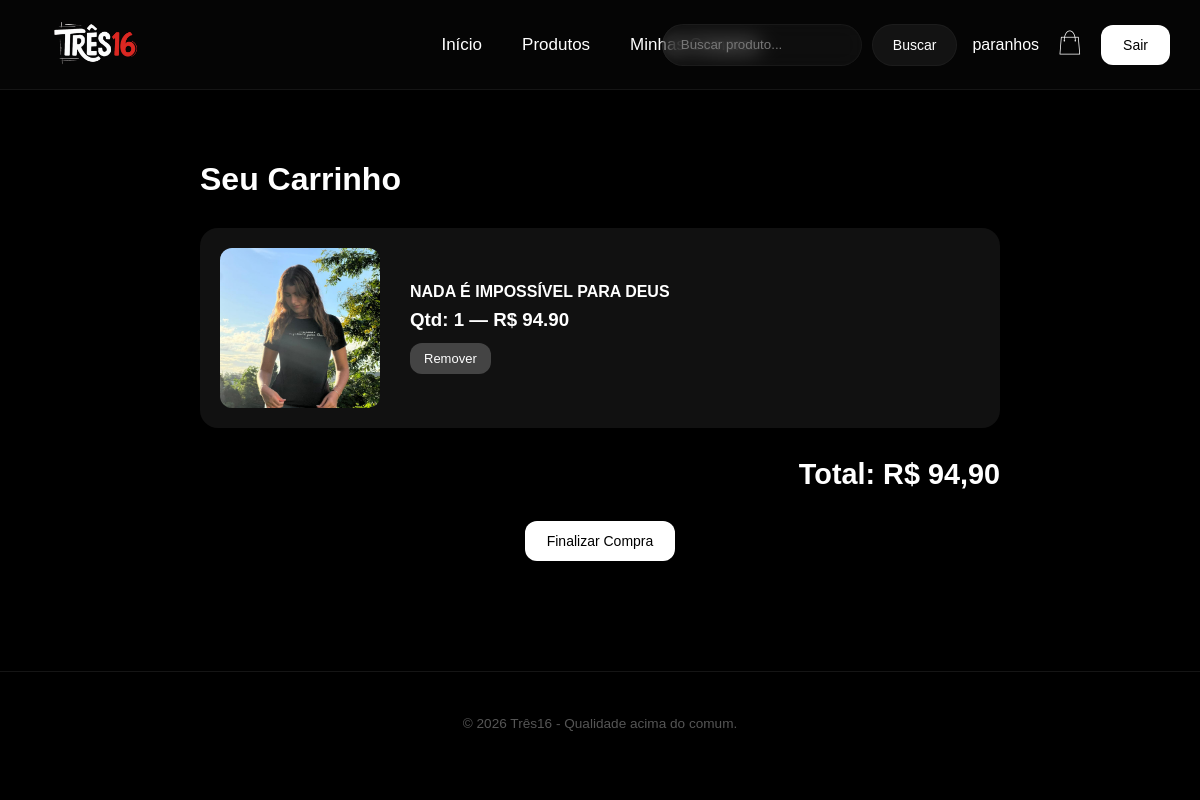
Screenshot of /carrinho.php (signed in) with the database file from the repository.
### tables this page shows
CREATE TABLE IF NOT EXISTS carrinho (
    Id         INT AUTO_INCREMENT PRIMARY KEY,
    usuario    VARCHAR(50) NOT NULL,
    produto_id INT NOT NULL,
    quantidade INT NOT NULL DEFAULT 1,
    FOREIGN KEY (usuario) REFERENCES acesso(usuario),
    FOREIGN KEY (produto_id) REFERENCES produtos(Id),
    CHECK (quantidade > 0)
);

CREATE TABLE IF NOT EXISTS produtos (
    Id     INT AUTO_INCREMENT PRIMARY KEY,
    nome   VARCHAR(120) NOT NULL UNIQUE,
    preco  DECIMAL(10,2) NOT NULL,
    imagem VARCHAR(120) NOT NULL
);

### app/DLL.php (called while the page is built, shortened)
<?php
Function banco($server, $user, $password, $db, $consulta)
	{
	 $banco =  new mysqli($server, $user, $password, $db);
	 if (!$resultado = $banco->query($consulta)) {
		        echo "Falha na consulta referência: (".$banco->errno.") - ".$banco->error;
				  echo "<a href = 'incluir.php'> <img src = 'img/fundo/voltar.png' / width = 40 heigth= 40> </a>";
				  exit();
	 }
	 return $resultado;
	}
?>

### carrinho.php (the view, shortened to what this page needs)
<?php
include "app/cons.php";
require_once "app/DLL.php";
$usuario = addslashes($_SESSION['usuario']);
$itens = [];
$consulta = "SELECT carrinho.Id, carrinho.quantidade, produtos.nome, produtos.preco, produtos.imagem
             FROM carrinho
             JOIN produtos ON carrinho.produto_id = produtos.Id
             WHERE carrinho.usuario = '$usuario'
             ORDER BY carrinho.Id";
$resultado = banco($server, $user, $password, $db, $consulta);
while($linha = $resultado->fetch_assoc()){
    $itens[] = $linha;
}
$total = 0;
foreach($itens as $item){
    $total += floatval(
        str_replace(',', '.', $item['preco'])
    ) * $item['quantidade'];
}
?>
<!DOCTYPE html>
<html lang="pt-br">
<head>
<link
rel="stylesheet"
href="css/style.css?v=2">
</head>
<body>
<?php include 'includes/header.php'; ?>
<div class="carrinho-container">
<h1>
Seu Carrinho
</h1>
<?php if(empty($itens)){ ?>
<div class="vazio">
<p>
Seu carrinho está vazio.
</p>
<a href="produtos.php">
<button>
Ver Produtos
</button>
</a>
</div>
<?php } else { ?>
<?php foreach($itens as $item){ ?>
<div class="item-carrinho">
<img
src="<?php echo $item['imagem']; ?>"
alt="">
<div class="item-info">
<h2>
<?php
echo htmlspecialchars(
$item['nome']
);
?>
</h2>
<h3>
Qtd: <?php echo $item['quantidade']; ?> — R$ <?php echo $item['preco']; ?>
</h3>
<form
action="remover_carrinho.php"
method="POST">
<button
type="submit"
class="botao-remover">
Remover
</button>
</form>
</div>
</div>
<?php } ?>
<div class="total">
Total:
R$
<?php
echo number_format(
$total,
2,
',',
'.'
);
?>
</div>
<div class="centralizar-botao">
<a href="checkout.php">
<button>
Finalizar Compra
</button>
</a>
</div>
<?php } ?>
</div>
<?php include 'includes/footer.php'; ?>
</body>
</html>

### css/style.css (style rules this page uses)
*, *::before, *::after { box-sizing: border-box; }
body { margin: 0; padding: 0; font-family: 'Outfit', sans-serif; background: #000; color: #fff; animation: fade .4s ease; }
button { padding: 12px 22px; border: none; border-radius: 12px; background: #fff; color: #000; cursor: pointer; transition: .2s; font-weight: 500; font-size: 14px; font-family: 'Outfit', sans-serif; }
.botao-remover { background: #444; color: #fff; font-size: 13px; padding: 8px 14px; }
.carrinho-container { padding: 50px; max-width: 900px; margin: 0 auto; }
.carrinho-container h1 { margin-bottom: 30px; }
.item-carrinho { display: flex; gap: 30px; background: #111; padding: 20px; border-radius: 18px; margin-bottom: 20px; align-items: center; }
.item-carrinho img { width: 160px; height: 160px; object-fit: cover; border-radius: 12px; flex-shrink: 0; }
.item-info { flex: 1; }
.item-info h2 { margin: 0 0 8px; font-size: 1rem; }
.item-info h3 { color: #fff; margin: 0 0 12px; }
.total { font-size: 1.8rem; text-align: right; color: #fff; font-weight: bold; margin: 30px 0; }
.centralizar-botao { display: flex; justify-content: center; margin-top: 20px; }

### rows the page displays
carrinho: produto.imagem (picture), produto.nome "NADA É IMPOSSÍVEL PARA DEUS", quantidade "1", produto.preco "94.90"

### other values shown
$_SESSION['usuario'] "paranhos"
$total "94,90"
